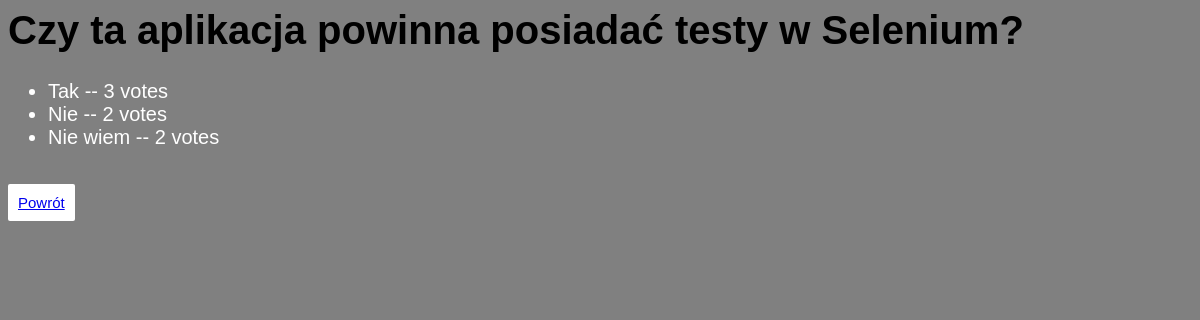
Page /polls/8/results/ on the earlier database version.
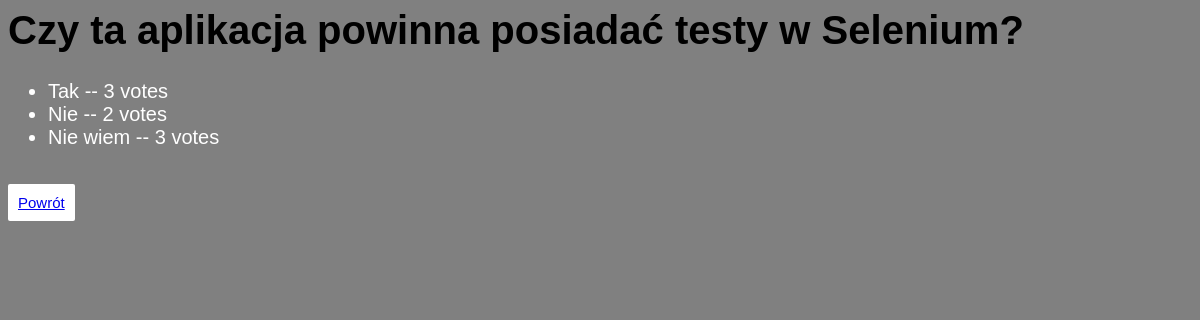
Same page on the later database version.
### polls/models.py (models this page shows, shortened)
class Choice(models.Model):
    question = models.ForeignKey(Question, on_delete=models.CASCADE)
    choice_text = models.CharField(max_length=200)
    votes = models.IntegerField(default=0)

### polls/views.py (the view)
# urls.py: path('<int:pk>/results/', views.ResultsView.as_view(), name='results'),
class ResultsView(generic.DetailView):
    model = Question
    template_name = 'polls/results.html'

### polls/templates/polls/results.html
{% load static %}
<link rel="stylesheet" type="text/css" href="{% static 'polls/style.css' %}">
<h1>{{ question.question_text }}</h1>
<ul>
{% for choice in question.choice_set.all %}
    <li>{{ choice.choice_text }} -- {{ choice.votes }} vote{{ choice.votes|pluralize }}</li>
{% endfor %}
</ul>
<p><a href="{% url 'polls:detail' question.id %}">Powrót</a></p>

Differences in the rows shown:
changed Choice "Nie wiem": votes "2" → "3"
